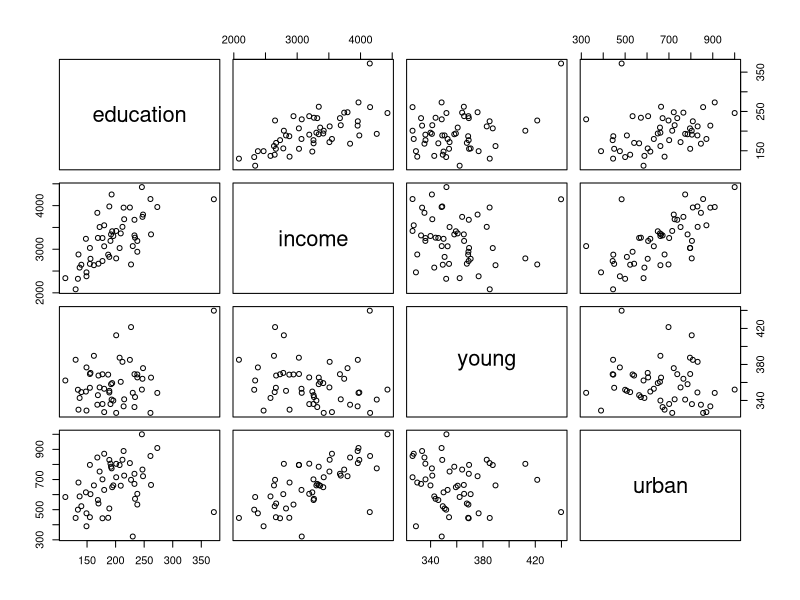
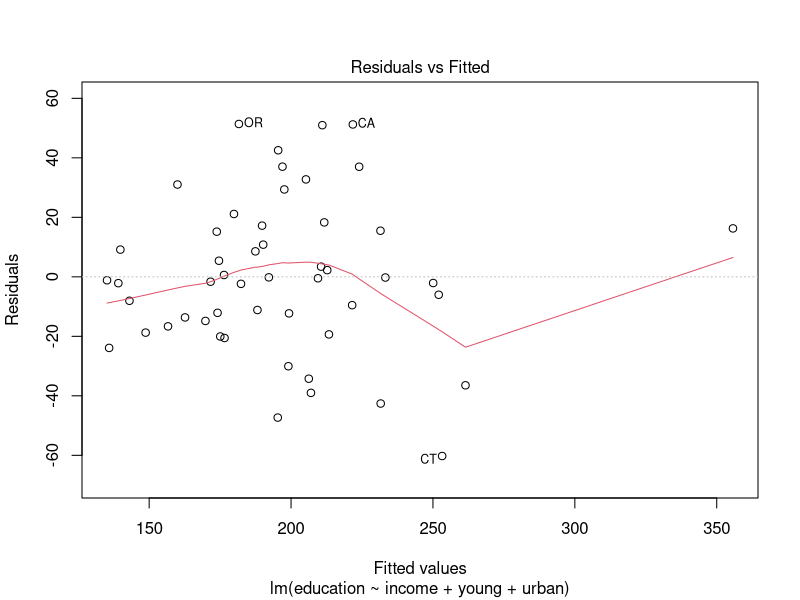
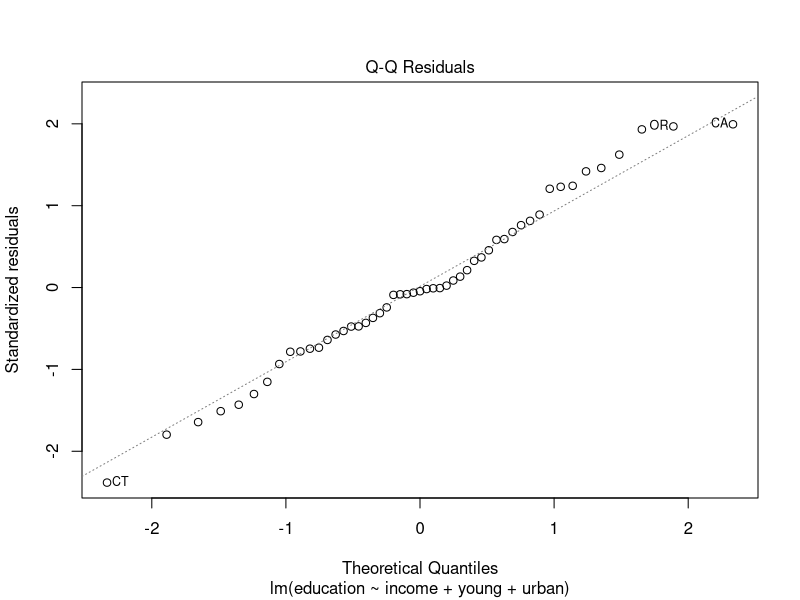
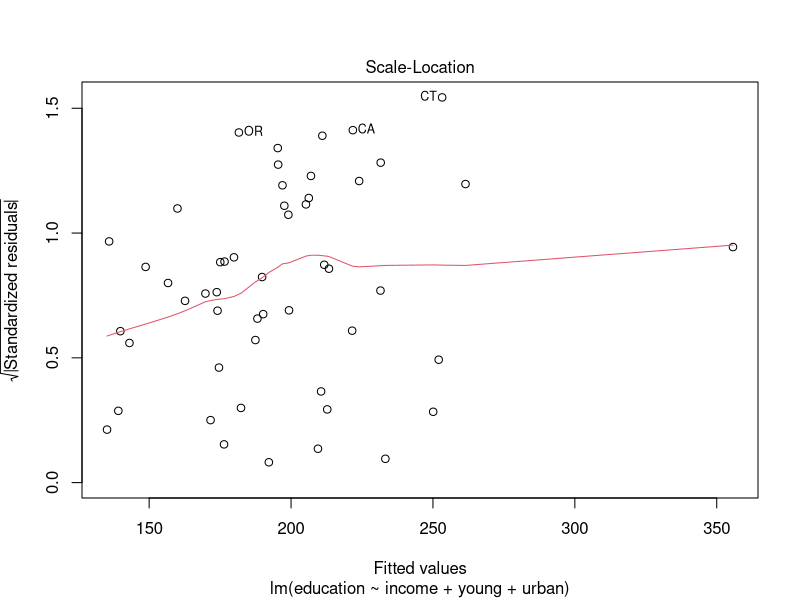
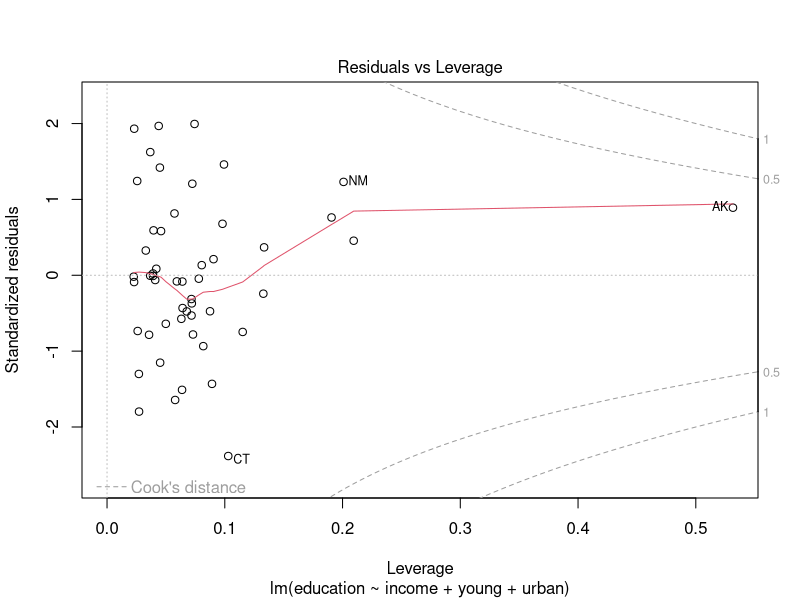

The R source for these figures, in order:
library("car")  # load the 'car' package
data("Anscombe")  # load the data set
?Anscombe  # read a description of the data
head(Anscombe)  # look at the first few lines of the data
pairs(Anscombe)  # scatter plots for each pair of variables

#######Bayesian linear regression model q4
library(LearnBayes)

y <- Anscombe$education
X <- model.matrix(~ income + young + urban, data = Anscombe)
fit <- blinreg(y, X, m = 100000)
fit$betadraw
post_mean_intercept <- local({
  if (!is.null(fit$betadraw) && is.matrix(fit$betadraw)) {
    colMeans(fit$betadraw)[1]
  } else if (!is.null(fit$beta) && is.matrix(fit$beta)) {
    colMeans(fit$beta)[1]
  } else if (!is.null(fit$coeff)) {
    fit$coeff[1]
  } else {
    # Fallback to OLS (correct for reference prior)
    coef(lm(education ~ income + young + urban, data = Anscombe))[1]
  }
})

round(unname(post_mean_intercept), 1)

##no independence apparently
plot(lm(education ~ income + young + urban, data = Anscombe))

############### q6
install.packages("MCMCpack")
library(MCMCpack)
fit <- MCMCregress(education ~ income + young + urban, data = Anscombe,
                   b0 = 0, B0 = 1e-6, c0 = 0.001, d0 = 0.001)
round(mean(fit[, "(Intercept)"]), 1)  # posterior mean intercept
